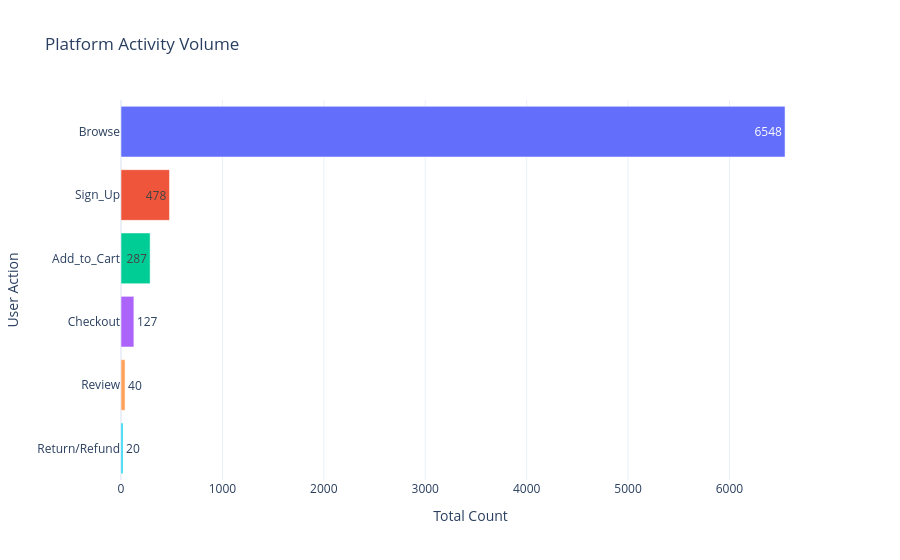

Here is the notebook cell this chart was saved with:
### Code cell
fig = px.bar(
    data_frame=q3, 
    y='Activity',  
    x='count',
    text='count', 
    color='Activity', 
    orientation='h', 
    title='Platform Activity Volume',
    template='plotly_white')

fig.update_layout(
    xaxis_title="Total Count",
    yaxis_title="User Action",
    showlegend=False)

fig.show()

### Figure 1 — Plotly figure (JSON) as saved in the notebook; plotly's stock layout.template omitted (floating-point values rounded to 4 significant figures)
{"data": [{"hovertemplate": "Activity=%{y}<br>count=%{text}<extra></extra>", "legendgroup": "Browse", "marker": {"color": "#636efa", "pattern": {"shape": ""}}, "name": "Browse", "orientation": "h", "showlegend": true, "text": [6548.0], "textposition": "auto", "type": "bar", "x": [6548], "xaxis": "x", "y": ["Browse"], "yaxis": "y"}, {"hovertemplate": "Activity=%{y}<br>count=%{text}<extra></extra>", "legendgroup": "Sign_Up", "marker": {"color": "#EF553B", "pattern": {"shape": ""}}, "name": "Sign_Up", "orientation": "h", "showlegend": true, "text": [478.0], "textposition": "auto", "type": "bar", "x": [478], "xaxis": "x", "y": ["Sign_Up"], "yaxis": "y"}, {"hovertemplate": "Activity=%{y}<br>count=%{text}<extra></extra>", "legendgroup": "Add_to_Cart", "marker": {"color": "#00cc96", "pattern": {"shape": ""}}, "name": "Add_to_Cart", "orientation": "h", "showlegend": true, "text": [287.0], "textposition": "auto", "type": "bar", "x": [287], "xaxis": "x", "y": ["Add_to_Cart"], "yaxis": "y"}, {"hovertemplate": "Activity=%{y}<br>count=%{text}<extra></extra>", "legendgroup": "Checkout", "marker": {"color": "#ab63fa", "pattern": {"shape": ""}}, "name": "Checkout", "orientation": "h", "showlegend": true, "text": [127.0], "textposition": "auto", "type": "bar", "x": [127], "xaxis": "x", "y": ["Checkout"], "yaxis": "y"}, {"hovertemplate": "Activity=%{y}<br>count=%{text}<extra></extra>", "legendgroup": "Review", "marker": {"color": "#FFA15A", "pattern": {"shape": ""}}, "name": "Review", "orientation": "h", "showlegend": true, "text": [40.0], "textposition": "auto", "type": "bar", "x": [40], "xaxis": "x", "y": ["Review"], "yaxis": "y"}, {"hovertemplate": "Activity=%{y}<br>count=%{text}<extra></extra>", "legendgroup": "Return/Refund", "marker": {"color": "#19d3f3", "pattern": {"shape": ""}}, "name": "Return/Refund", "orientation": "h", "showlegend": true, "text": [20.0], "textposition": "auto", "type": "bar", "x": [20], "xaxis": "x", "y": ["Return/Refund"], "yaxis": "y"}], "layout": {"barmode": "relative", "legend": {"title": {"text": "Activity"}, "tracegroupgap": 0}, "showlegend": false, "title": {"text": "Platform Activity Volume"}, "xaxis": {"anchor": "y", "domain": [0, 1], "title": {"text": "Total Count"}}, "yaxis": {"anchor": "x", "categoryarray": ["Return/Refund", "Review", "Checkout", "Add_to_Cart", "Sign_Up", "Browse"], "categoryorder": "array", "domain": [0, 1], "title": {"text": "User Action"}}}}
